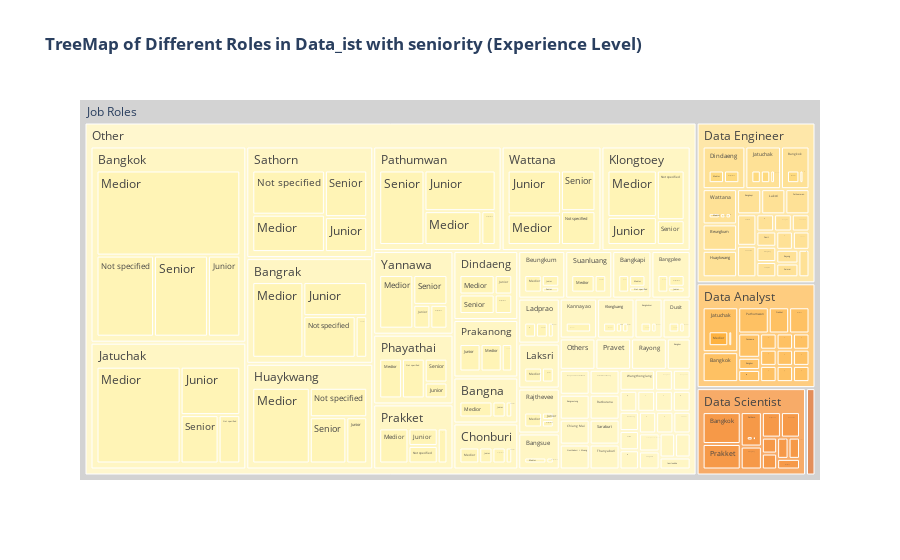

This figure's notebook cell:
### Markdown cell above
![treemap6.png](attachment:treemap6.png)

### Code cell
fig=px.treemap(df ,path=[px.Constant('Job Roles'),'data_ist','location','seniority'],
               color_continuous_scale='YlOrBr',
               color_discrete_sequence=sns.color_palette("YlOrBr").as_hex(),
               hover_name='data_ist',
               title='<b>TreeMap of Different Roles in Data_ist with seniority (Experience Level)')
fig.update_traces(root_color='lightgrey')

### Figure 1 — Plotly figure (JSON) as saved in the notebook; plotly's stock layout.template omitted (floating-point values rounded to 4 significant figures; data arrays with more than 128 entries replaced by an {"elided": "..."} marker saying what was removed)
{"data": [{"branchvalues": "total", "domain": {"x": [0, 1], "y": [0, 1]}, "hovertemplate": "<b>%{hovertext}</b><br><br>labels=%{label}<br>count=%{value}<br>parent=%{parent}<br>id=%{id}<extra></extra>", "hovertext": {"elided": "316 str values"}, "ids": {"elided": "316 str values"}, "labels": {"elided": "316 str values"}, "name": "", "parents": {"elided": "316 str values"}, "root": {"color": "lightgrey"}, "type": "treemap", "values": {"elided": "316 int values"}}], "layout": {"legend": {"tracegroupgap": 0}, "title": {"text": "<b>TreeMap of Different Roles in Data_ist with seniority (Experience Level)"}, "treemapcolorway": ["#fff4b6", "#feda7e", "#feb23f", "#f4811d", "#d55607", "#a03704"]}}
